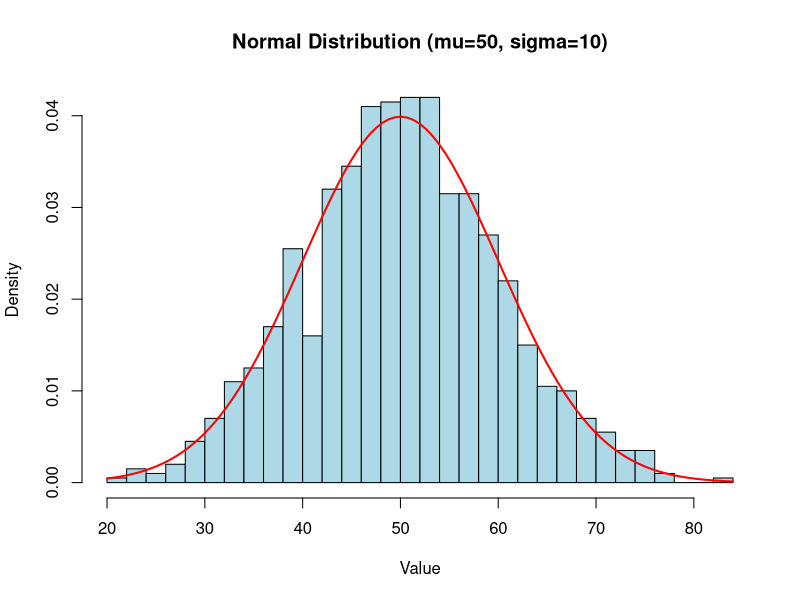
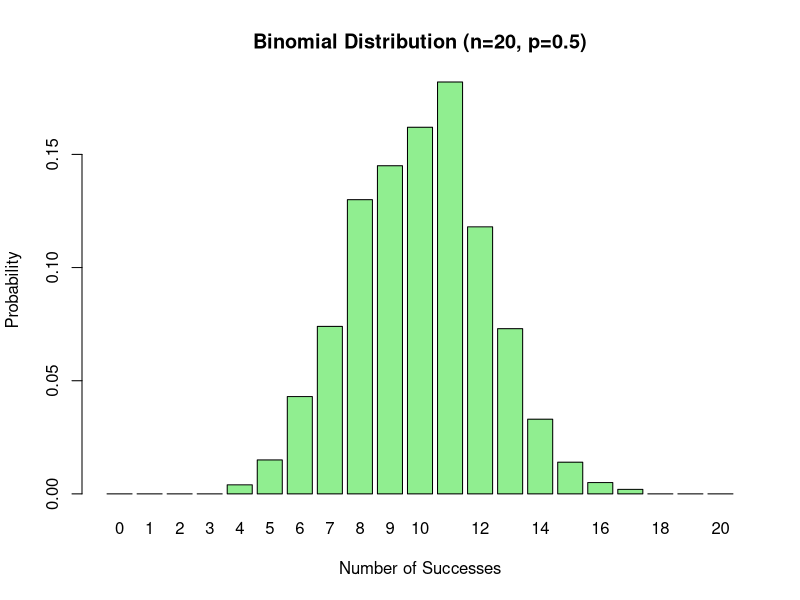
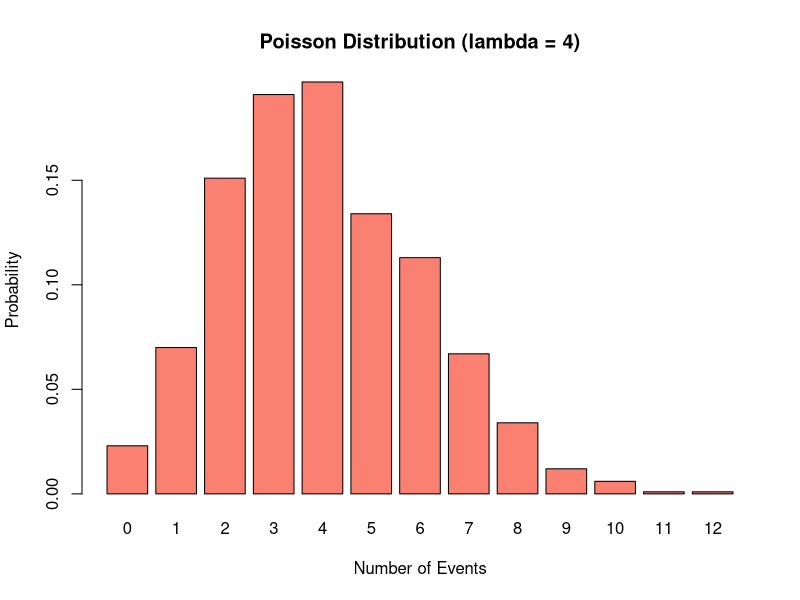

Here is the R script that generated these plots, in order:
# NORMAL DISTRIBUTION
# Parameters: mean (mu) and standard deviation (sigma)
set.seed(123)
n_norm <- 1000; mu <- 50; sigma <- 10

samples_norm <- rnorm(n_norm, mean = mu, sd = sigma)

hist(samples_norm, breaks = 30, probability = TRUE, 
     main = "Normal Distribution (mu=50, sigma=10)", 
     col = "lightblue", xlab = "Value")
curve(dnorm(x, mean = mu, sd = sigma), add = TRUE, col = "red", lwd = 2)

p1_norm <- pnorm(40, mean = mu, sd = sigma) # P(X <= 40)
p2_norm <- pnorm(60, mean = mu, sd = sigma) - pnorm(40, mean = mu, sd = sigma) # P(40 < X < 60)

print("Normal Distribution")
paste("P(X <= 40):", p1_norm)
paste("P(40 < X < 60):", p2_norm)


# BINOMIAL DISTRIBUTION
# Parameters: size (number of trials) and prob (probability of success)
n_trials <- 20; p_success <- 0.5; n_samples <- 1000

samples_binom <- rbinom(n_samples, size = n_trials, prob = p_success)

counts_binom <- table(factor(samples_binom, levels = 0:n_trials)) / n_samples
barplot(counts_binom, main = "Binomial Distribution (n=20, p=0.5)", 
        col = "lightgreen", xlab = "Number of Successes", ylab = "Probability")

p1_binom <- dbinom(10, size = n_trials, prob = p_success) # P(X = 10)
p2_binom <- pbinom(8, size = n_trials, prob = p_success)  # P(X <= 8)

print("Binomial Distribution")
paste("P(X = 10):", p1_binom)
paste("P(X <= 8):", p2_binom)


# --- 3. POISSON DISTRIBUTION (Discrete) ---
# Parameters: lambda (mean rate of occurrence)
lambda_val <- 4; n_samples_pois <- 1000

samples_pois <- rpois(n_samples_pois, lambda = lambda_val)

counts_pois <- table(factor(samples_pois, levels = 0:max(samples_pois))) / n_samples_pois
barplot(counts_pois, main = "Poisson Distribution (lambda = 4)", 
        col = "salmon", xlab = "Number of Events", ylab = "Probability")

p1_pois <- dpois(3, lambda = lambda_val)    # P(X = 3)
p2_pois <- 1 - ppois(5, lambda = lambda_val) # P(X > 5)

print("Poisson Distribution")
paste("P(X = 3):", p1_pois)
paste("P(X > 5):", p2_pois)
